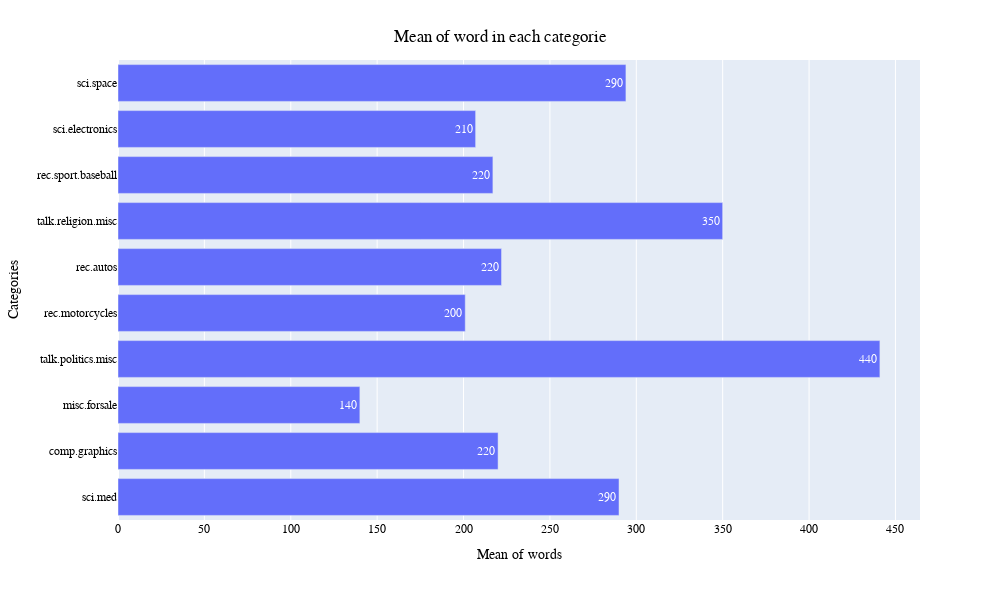

The notebook cell this image was saved under:
### Code cell
fig = px.bar(x=get_mean(text_dict), y=text_dict.keys(),text_auto='.2s',
                 width=1000, height=600)

fig.update_layout(
    title={
        'text': "Mean of word in each categorie",
        'y':0.95,
        'x':0.5,
        'xanchor': 'center',
        'yanchor': 'top'},
    xaxis_title="Mean of words",
    yaxis_title="Categories",
    font=dict(
        family="Courier New, monospace",
        size=12,
        color="Black"
    ))

fig.show()

### Figure 1 — Plotly figure (JSON) as saved in the notebook; plotly's stock layout.template omitted (floating-point values rounded to 4 significant figures)
{"data": [{"alignmentgroup": "True", "hovertemplate": "x=%{x}<br>y=%{y}<extra></extra>", "legendgroup": "", "marker": {"color": "#636efa", "pattern": {"shape": ""}}, "name": "", "offsetgroup": "", "orientation": "h", "showlegend": false, "textposition": "auto", "texttemplate": "%{x:.2s}", "type": "bar", "x": [290, 220, 140, 441, 201, 222, 350, 217, 207, 294], "xaxis": "x", "y": ["sci.med", "comp.graphics", "misc.forsale", "talk.politics.misc", "rec.motorcycles", "rec.autos", "talk.religion.misc", "rec.sport.baseball", "sci.electronics", "sci.space"], "yaxis": "y"}], "layout": {"barmode": "relative", "font": {"color": "Black", "family": "Courier New, monospace", "size": 12}, "height": 600, "legend": {"tracegroupgap": 0}, "margin": {"t": 60}, "title": {"text": "Mean of word in each categorie", "x": 0.5, "xanchor": "center", "y": 0.95, "yanchor": "top"}, "width": 1000, "xaxis": {"anchor": "y", "domain": [0, 1], "title": {"text": "Mean of words"}}, "yaxis": {"anchor": "x", "domain": [0, 1], "title": {"text": "Categories"}}}}
